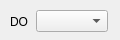
<?xml version="1.0" encoding="UTF-8"?>
<ui version="4.0">
 <class>Do</class>
 <widget class="QWidget" name="Do">
  <property name="geometry">
   <rect>
    <x>0</x>
    <y>0</y>
    <width>120</width>
    <height>40</height>
   </rect>
  </property>
  <property name="windowTitle">
   <string>Form</string>
  </property>
  <widget class="QComboBox" name="combo_do">
   <property name="geometry">
    <rect>
     <x>36</x>
     <y>10</y>
     <width>72</width>
     <height>22</height>
    </rect>
   </property>
  </widget>
  <widget class="QLabel" name="label">
   <property name="geometry">
    <rect>
     <x>10</x>
     <y>10</y>
     <width>21</width>
     <height>23</height>
    </rect>
   </property>
   <property name="text">
    <string>DO</string>
   </property>
  </widget>
 </widget>
 <resources/>
 <connections/>
</ui>
